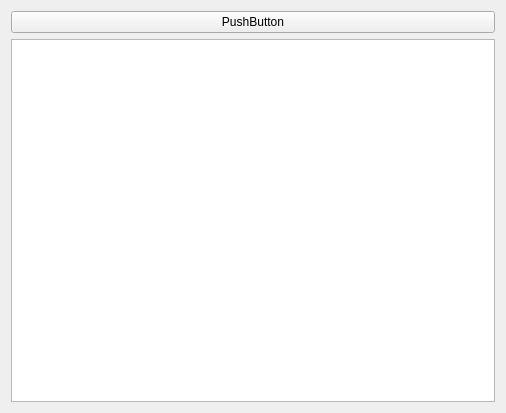
<?xml version="1.0" encoding="UTF-8"?>
<ui version="4.0">
 <class>Form</class>
 <widget class="QWidget" name="Form">
  <property name="geometry">
   <rect>
    <x>0</x>
    <y>0</y>
    <width>506</width>
    <height>413</height>
   </rect>
  </property>
  <property name="windowTitle">
   <string>Form</string>
  </property>
  <layout class="QVBoxLayout" name="verticalLayout">
   <item>
    <widget class="QPushButton" name="PB_Select">
     <property name="text">
      <string>PushButton</string>
     </property>
    </widget>
   </item>
   <item>
    <widget class="QListWidget" name="listWidget"/>
   </item>
  </layout>
 </widget>
 <resources/>
 <connections/>
</ui>
